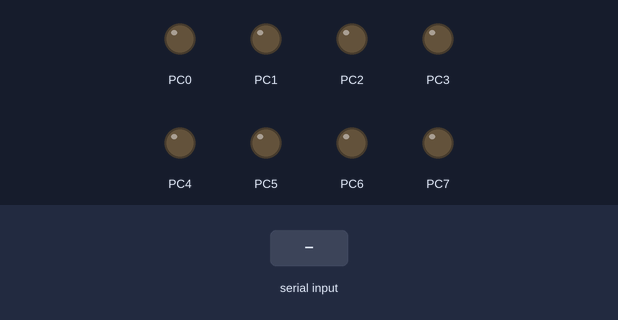
Recording of a program running on a simulated ATmega328P, built with avr-gcc and emulated at 16 MHz. Shown: output pins drawn as LEDs (lit = HIGH). The inputs (shaded band) are chosen by the test bench. What the program prints to the serial monitor is not drawn.

Above: at 1.2 s.
1.3 s: "1" received over Serial
At 2.1 s:
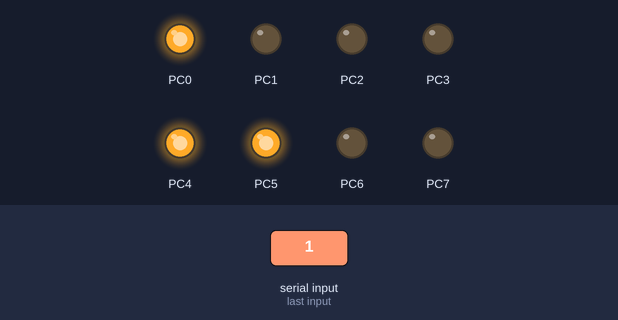
2.8 s: "0" received over Serial
At 3.3 s:
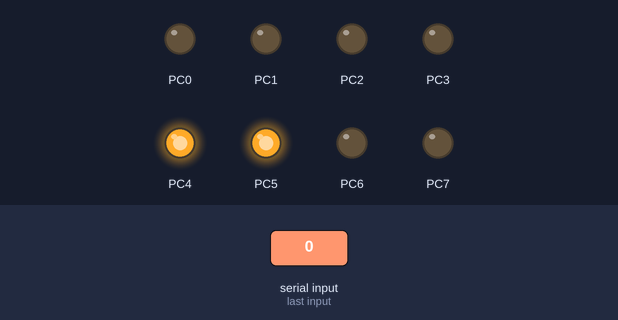
4.3 s: "2" received over Serial
At 5.6 s:
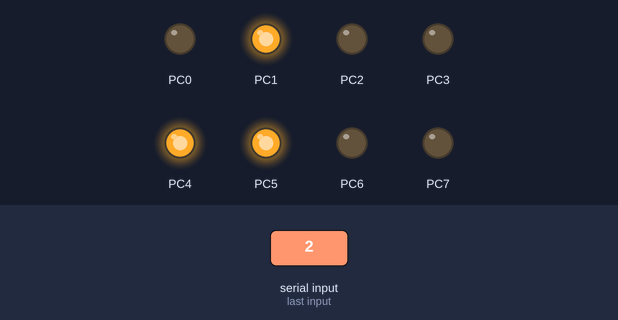
Timing chart, 0 to 7.3 s (numbered marks = the images above; inputs shaded):
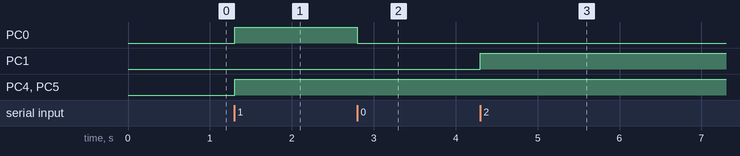

Measured:
- after the input at 1.3 s, PC0, PC4, PC5: LOW → HIGH at once
- after the input at 2.8 s, PC0: HIGH → LOW at once
- after the input at 4.3 s, PC1: LOW → HIGH at once

The program:

main.c
```c
/*
 * USART_atmega_328p_terminal.c
 *
 * Created: 11/6/2017 2:20:39 PM
 * Author : user-5
 */

#define F_CPU 16000000UL

#include <avr/io.h>
#include <util/delay.h>
#include <stdlib.h>
#define BAUDRATE 9600
#define BAUD_PRESCALLER (((F_CPU / (BAUDRATE * 16UL))) - 1)

void USART_init(void);
unsigned char USART_receive(void);
void USART_send( unsigned char data);

int main(void){
	USART_init();
	DDRC = 0xFF;

	while(1){
		for(int i=63;i>0;i--){
			UDR0 = i;
			unsigned char x =USART_receive();
			PORTC = x;
			_delay_ms(250);
		}
	}

	return 0;
}

void USART_init(void){

	UBRR0H = (uint8_t)(BAUD_PRESCALLER>>8);
	UBRR0L = (uint8_t)(BAUD_PRESCALLER);
	UCSR0B = (1<<RXEN0)|(1<<TXEN0);
	UCSR0C = (3<<UCSZ00);
}

unsigned char USART_receive(void){

	while(!(UCSR0A & (1<<RXC0)));
	return UDR0;

}

void USART_send( unsigned char data){

	while(!(UCSR0A & (1<<UDRE0)));
	UDR0 = data;

}
```
